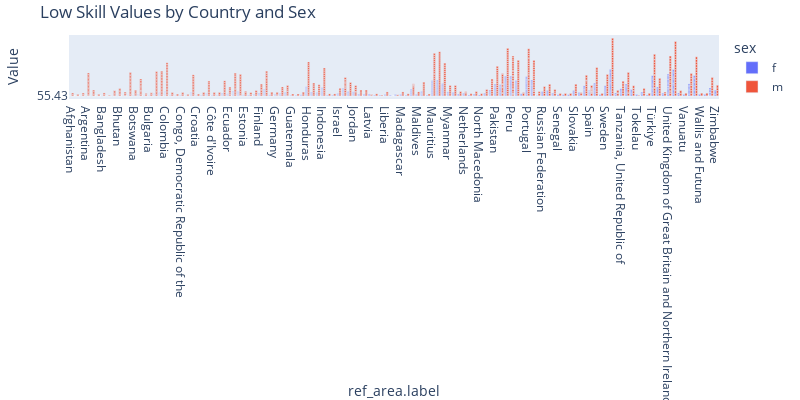
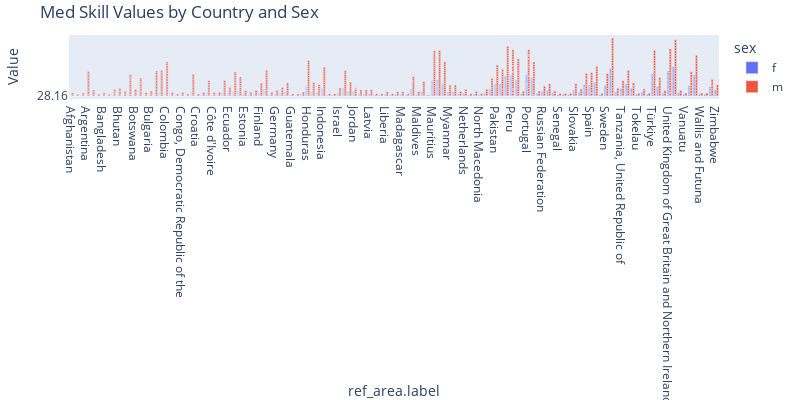
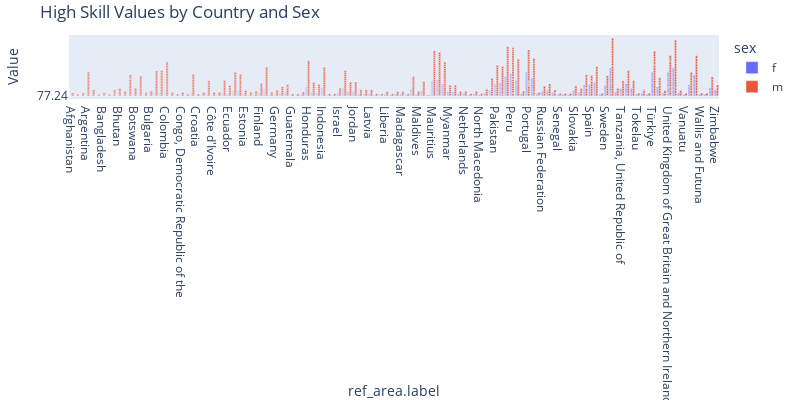
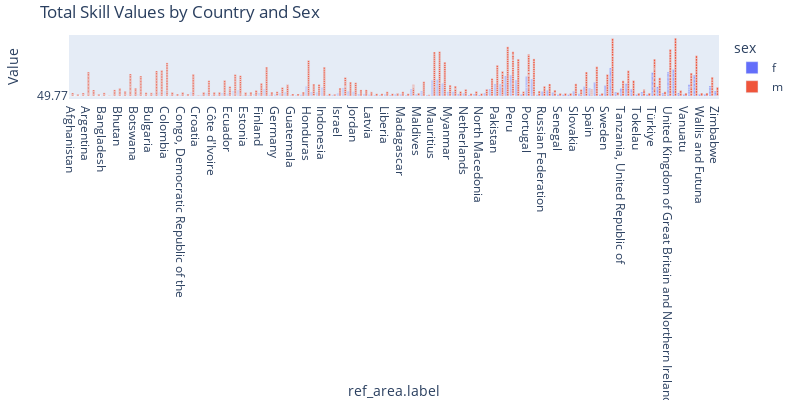

Notebook source saved alongside these figures, in order:
### Code cell
# Split the 'skill_sex' column into separate 'skill' and 'sex' columns.
melted['skill'] = melted['skill_sex'].apply(lambda x: x.split('_')[0])
melted['sex'] = melted['skill_sex'].apply(lambda x: x.split('_')[1])

# Define the unique skill categories to plot separately.
skill_categories = melted['skill'].unique()

# Create a Plotly bar chart for each skill category.
for skill in skill_categories:
    # Filter the melted data for the given skill category
    df_skill = melted[melted['skill'] == skill]
    
    # Create a grouped bar chart with facet for development category
    fig = px.bar(
        df_skill,
        x='ref_area.label',
        y='value',
        color='sex',
        barmode='group',
        # facet_col='development',
        title=f"{skill.capitalize()} Skill Values by Country and Sex",
        labels={'value': 'Value', 'ref_area_label': 'Country'}
    )
    
    # Optionally, update layout settings for better appearance
    fig.update_layout(
        height=400,
        width=800,
        margin=dict(l=40, r=40, t=40, b=40)
    )
    
    # Display the figure
    fig.show()

### Figure 1 — Plotly figure (JSON) as saved in the notebook; plotly's stock layout.template omitted (floating-point values rounded to 4 significant figures; data arrays with more than 128 entries replaced by an {"elided": "..."} marker saying what was removed)
{"data": [{"alignmentgroup": "True", "hovertemplate": "sex=f<br>ref_area.label=%{x}<br>Value=%{y}<extra></extra>", "legendgroup": "f", "marker": {"color": "#636efa", "pattern": {"shape": ""}}, "name": "f", "offsetgroup": "f", "orientation": "v", "showlegend": true, "textposition": "auto", "type": "bar", "x": {"elided": "838 str values"}, "xaxis": "x", "y": {"elided": "838 str values"}, "yaxis": "y"}, {"alignmentgroup": "True", "hovertemplate": "sex=m<br>ref_area.label=%{x}<br>Value=%{y}<extra></extra>", "legendgroup": "m", "marker": {"color": "#EF553B", "pattern": {"shape": ""}}, "name": "m", "offsetgroup": "m", "orientation": "v", "showlegend": true, "textposition": "auto", "type": "bar", "x": {"elided": "838 str values"}, "xaxis": "x", "y": {"elided": "838 str values"}, "yaxis": "y"}], "layout": {"barmode": "group", "height": 400, "legend": {"title": {"text": "sex"}, "tracegroupgap": 0}, "margin": {"b": 40, "l": 40, "r": 40, "t": 40}, "title": {"text": "Low Skill Values by Country and Sex"}, "width": 800, "xaxis": {"anchor": "y", "domain": [0, 1], "title": {"text": "ref_area.label"}}, "yaxis": {"anchor": "x", "domain": [0, 1], "title": {"text": "Value"}}}}

### Figure 2 — Plotly figure (JSON) as saved in the notebook; plotly's stock layout.template omitted (floating-point values rounded to 4 significant figures; data arrays with more than 128 entries replaced by an {"elided": "..."} marker saying what was removed)
{"data": [{"alignmentgroup": "True", "hovertemplate": "sex=f<br>ref_area.label=%{x}<br>Value=%{y}<extra></extra>", "legendgroup": "f", "marker": {"color": "#636efa", "pattern": {"shape": ""}}, "name": "f", "offsetgroup": "f", "orientation": "v", "showlegend": true, "textposition": "auto", "type": "bar", "x": {"elided": "838 str values"}, "xaxis": "x", "y": {"elided": "838 str values"}, "yaxis": "y"}, {"alignmentgroup": "True", "hovertemplate": "sex=m<br>ref_area.label=%{x}<br>Value=%{y}<extra></extra>", "legendgroup": "m", "marker": {"color": "#EF553B", "pattern": {"shape": ""}}, "name": "m", "offsetgroup": "m", "orientation": "v", "showlegend": true, "textposition": "auto", "type": "bar", "x": {"elided": "838 str values"}, "xaxis": "x", "y": {"elided": "838 str values"}, "yaxis": "y"}], "layout": {"barmode": "group", "height": 400, "legend": {"title": {"text": "sex"}, "tracegroupgap": 0}, "margin": {"b": 40, "l": 40, "r": 40, "t": 40}, "title": {"text": "Med Skill Values by Country and Sex"}, "width": 800, "xaxis": {"anchor": "y", "domain": [0, 1], "title": {"text": "ref_area.label"}}, "yaxis": {"anchor": "x", "domain": [0, 1], "title": {"text": "Value"}}}}

### Figure 3 — Plotly figure (JSON) as saved in the notebook; plotly's stock layout.template omitted (floating-point values rounded to 4 significant figures; data arrays with more than 128 entries replaced by an {"elided": "..."} marker saying what was removed)
{"data": [{"alignmentgroup": "True", "hovertemplate": "sex=f<br>ref_area.label=%{x}<br>Value=%{y}<extra></extra>", "legendgroup": "f", "marker": {"color": "#636efa", "pattern": {"shape": ""}}, "name": "f", "offsetgroup": "f", "orientation": "v", "showlegend": true, "textposition": "auto", "type": "bar", "x": {"elided": "838 str values"}, "xaxis": "x", "y": {"elided": "838 str values"}, "yaxis": "y"}, {"alignmentgroup": "True", "hovertemplate": "sex=m<br>ref_area.label=%{x}<br>Value=%{y}<extra></extra>", "legendgroup": "m", "marker": {"color": "#EF553B", "pattern": {"shape": ""}}, "name": "m", "offsetgroup": "m", "orientation": "v", "showlegend": true, "textposition": "auto", "type": "bar", "x": {"elided": "838 str values"}, "xaxis": "x", "y": {"elided": "838 str values"}, "yaxis": "y"}], "layout": {"barmode": "group", "height": 400, "legend": {"title": {"text": "sex"}, "tracegroupgap": 0}, "margin": {"b": 40, "l": 40, "r": 40, "t": 40}, "title": {"text": "High Skill Values by Country and Sex"}, "width": 800, "xaxis": {"anchor": "y", "domain": [0, 1], "title": {"text": "ref_area.label"}}, "yaxis": {"anchor": "x", "domain": [0, 1], "title": {"text": "Value"}}}}

### Figure 4 — Plotly figure (JSON) as saved in the notebook; plotly's stock layout.template omitted (floating-point values rounded to 4 significant figures; data arrays with more than 128 entries replaced by an {"elided": "..."} marker saying what was removed)
{"data": [{"alignmentgroup": "True", "hovertemplate": "sex=f<br>ref_area.label=%{x}<br>Value=%{y}<extra></extra>", "legendgroup": "f", "marker": {"color": "#636efa", "pattern": {"shape": ""}}, "name": "f", "offsetgroup": "f", "orientation": "v", "showlegend": true, "textposition": "auto", "type": "bar", "x": {"elided": "838 str values"}, "xaxis": "x", "y": {"elided": "838 str values"}, "yaxis": "y"}, {"alignmentgroup": "True", "hovertemplate": "sex=m<br>ref_area.label=%{x}<br>Value=%{y}<extra></extra>", "legendgroup": "m", "marker": {"color": "#EF553B", "pattern": {"shape": ""}}, "name": "m", "offsetgroup": "m", "orientation": "v", "showlegend": true, "textposition": "auto", "type": "bar", "x": {"elided": "838 str values"}, "xaxis": "x", "y": {"elided": "838 str values"}, "yaxis": "y"}], "layout": {"barmode": "group", "height": 400, "legend": {"title": {"text": "sex"}, "tracegroupgap": 0}, "margin": {"b": 40, "l": 40, "r": 40, "t": 40}, "title": {"text": "Total Skill Values by Country and Sex"}, "width": 800, "xaxis": {"anchor": "y", "domain": [0, 1], "title": {"text": "ref_area.label"}}, "yaxis": {"anchor": "x", "domain": [0, 1], "title": {"text": "Value"}}}}
